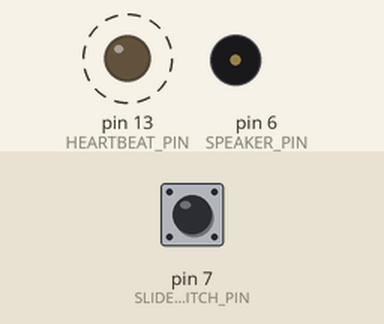
Recording of a sketch running on a simulated Arduino Uno, built with avr-gcc and run on an emulated ATmega328P. Parts: output pins drawn as LEDs (lit = HIGH), buzzer (waves = sounding). Dashed ring = blinking. Inputs (shaded band) come from the test bench; at power-on: pin 7 (SLIDE_SWITCH_PIN) HIGH. EEPROM starts erased.

Above: at 0.5 s.
Timing chart, 0 to 4.6 s (numbered marks = the images above):
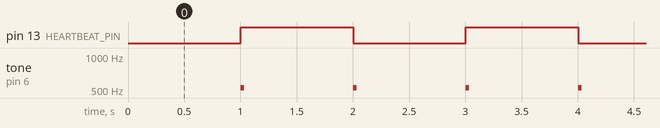

Measured:
- by itself, pin 13 (HEARTBEAT_PIN): alternates HIGH for 1.0 s and LOW for 1.0 s
- by itself, tone on pin 6 (SPEAKER_PIN): alternates 523 Hz for 0.03 s and silent for 0.97 s

The sketch:

Occams_Endpoint_Basecode.ino
```cpp
#include <SparkFun_TB6612.h>
#include <EEPROM.h>
#include "timer.h"
#include "secondsTimer.h"
#include "inttypes.h"

//Music Notes
#define F3  174.61
#define Gb3 185.00
#define G3  196.00
#define Ab3 207.65
#define LA3 220.00
#define Bb3 233.08
#define B3  246.94
#define C4  261.63
#define Db4 277.18
#define D4  293.66
#define Eb4 311.13
#define E4  329.63
#define F4  349.23
#define Gb4 369.99
#define G4  392.00
#define Ab4 415.30
#define LA4 440.00
#define Bb4 466.16
#define B4  493.88
#define C5  523.25

// DURATION OF THE NOTES
#define BPM 120                               // you can change this value changing all the others
#define H 2*Q                                 // half 2/4
#define Q 60000/BPM                           // quarter 1/4
#define E Q/2                                 // eighth 1/8
#define S Q/4                                 // sixteenth 1/16
#define W 4*Q                                 // whole 4*4 [editted comment]

//End of eserra authorship

//Heartbeat Indicator & Speaker & Cutdown
#define HEARTBEAT_PIN 13                      // Digital Pin connected to SCK LED
#define SPEAKER_PIN 6                         // Audible Indicator

// Valve opening wait times in ms
#define VALVE_2_MIN 10
#define VALVE_5_MIN 300

/*
// Motor controller pins
#define MOTOR_PWMA 3                          // PWM speed control
#define MOTOR_AIN1 4                          // A IN 1 motor Direction
#define MOTOR_AIN2 2                          // A IN 2 motor Direction
#define MOTOR_STBY 17                         // Standby pin ON / OFF
#define MOTOR_OFFSET 1

// Valve motor velocities
#define VALVE_MOTOR_OPEN 255
#define VALVE_MOTOR_CLOSE -255
#define VALVE_MOTOR_STOP 0
*/

#define SLIDE_SWITCH_PIN 7                    // Switch to control timer reset/servo movemen
#define JUMPER_PIN 11                         // Shunt JUMPER_PIN pin at MOSI (JUMPER_PIN from gnd or 5V)

// Serial
#define BAUD 9600
#define SERIAL_TIMEOUT 50  // ms

// I2C
#define I2C_SDA 18
#define I2C_SCL 19

// Timing values
#define HEARTBEAT_TIME 1000  // ms
#define CUTDOWN_TIME 20      // sec

// Seconds until automatic termination
// 14,400 = 4 hrs    18,000 = 5 hrs     19,800 = 5.5 hours
#define FAILSAFE_TIME 19800

// Byte-to-Byte command timeout
#define COMMAND_TIMEOUT 10

// EEPROM Addresses
#define EEPROM_FAILSAFE 1  // 2 bytes on addresses 1 to 0, big-endian

// Define valve state enumerator
enum VALVE_STATE { OPEN, CLOSED, OPENING, CLOSING };

// Valve Stuff
VALVE_STATE valveState = CLOSED;              // Valve state ( opened, closed, opening, closing )
unsigned long valveOpenTime;                // Timer equal to the time the valve will begin closing

bool cutdownOn = false;

/*
 * Valve Motor
 *  Offset is a convenient speed multiplier. According to `Motor.drive()` from SparkFun_TB6612.cpp:
 *     speed = speed * Offset;
*/
//Motor valveMotor = Motor(MOTOR_AIN1, MOTOR_AIN2, MOTOR_PWMA, MOTOR_OFFSET, MOTOR_STBY);

// Received Iridium state codes, streamed in via XBEE
const String CODE_RESET =   "ABC";  // Device code to turn on IDLE                 000
const String CODE_CUTDOWN = "DEF";  // Device code to trigger cutdown              001
const String CODE_CUTSEC =  "GHI";  // Device code to trigger secondary cutdown    010
const String CODE_3 =       "JKL";  // Changes with application                    011
const String CODE_4 =       "MNO";  // Changes with application                    100
const String CODE_5 =       "PQR";  // Changes with application                    101
const String CODE_6 =       "STU";  // Changes with application                    110
const String CODE_7 =       "VWX";  // Changes with application                    111

// Stores incoming command
String command = "";

// Timers
Timer heartbeatTimer(millis);
SecondsTimer cutdownTimer(millis);
SecondsTimer valveTimer(millis);
SecondsTimer failsafeTimer(millis);
Timer commandTimeout(millis);

bool valveOpenable = true;


void setup() {
  Serial.begin(BAUD);
  Serial.setTimeout(SERIAL_TIMEOUT);  //Set recieve timeout in milliseconds

  //Initialize GPIO
  pinMode(HEARTBEAT_PIN, OUTPUT);               //Default Low (0)
  pinMode(SPEAKER_PIN, OUTPUT);                 //Default Low (0)

  digitalWrite(SPEAKER_PIN, LOW);
  digitalWrite(HEARTBEAT_PIN, LOW);

  // Initialize timers
  heartbeatTimer.begin();
  valveTimer.begin();
  cutdownTimer.begin();
  commandTimeout.begin();

  int storedTime = 0;
  EEPROM.get(EEPROM_FAILSAFE, storedTime);
  failsafeTimer.begin(storedTime);
}

void loop() {
  // Increment seconds counters if necessary
  cutdownTimer.count();
  failsafeTimer.count();

  // Core function handlers
  handleHeartbeat();
  handleFailsafeTimer();
  handleSerial();
}

/*
 *                  [ Serial Rx ]
 *  <--------------------------------------------->
*/


/* Wait available characters, has a timemout */
bool waitForSerial () {
  commandTimeout.reset();
  while (!Serial.available()) {
    if (commandTimeout > COMMAND_TIMEOUT) {
      return false;
    }
  }
  return true;
}

void handleSerial () {
  if (Serial.available()) {
    command = "";

    while (command.length() < 3) {
      if (!waitForSerial()) return;
      command += (char)Serial.read();
    }

    if (command == CODE_RESET) handleReset();
    else if (command == CODE_CUTDOWN) handleCutdown();
    else if (command == CODE_CUTSEC) handleCutdownSec();
    else if (command == CODE_3) handle3();
    else if (command == CODE_4) handle4();
    else if (command == CODE_5) handle5();
    else if (command == CODE_6) handle6();
    else if (command == CODE_7) handle7();
    else handleIdle();
  }
}

/*
 *                [ Command Handlers ]
 *  <--------------------------------------------->
*/

void handleReset () {
  Serial.write('Y');
}

void handleIdle () {
  Serial.write('Y');
}

void handleCutdown () {
  Serial.write('Y');
}

void handleCutdownSec () {
  Serial.write('Y');
}

void handle3 () {
  Serial.write('Y');
}

void handle4 () {
  Serial.write('Y');
}

void handle5 () {
  Serial.write('Y');
}

void handle6 () {
  Serial.write('Y');
}

void handle7 () {
  Serial.write('Y');
}

/*
 *                [ Status Utils ]
 *  <--------------------------------------------->
*/

// Play a short pip (1/64 of a beat at C 5th octive)
void shortBeep () {
  tone(SPEAKER_PIN, C5, S/4);
}

// Alternates heartbeat LED
void pulse () {
  digitalWrite(HEARTBEAT_PIN, !digitalRead(HEARTBEAT_PIN));
}

// Non-blocking heartbeat handler
void handleHeartbeat () {
  if (heartbeatTimer > 1000) {
    heartbeatTimer.reset();
    pulse();
    shortBeep();
  }
}

// Run a cutdown procedure if time has elapsed
void handleFailsafeTimer () {
  if (failsafeTimer > FAILSAFE_TIME) {
    failsafeTimer.reset();
    // do the deed
  }

  // Redundant two trigger, timer reset
  if( !digitalRead(SLIDE_SWITCH_PIN) && digitalRead(JUMPER_PIN) ){
    failsafeTimer.reset();
    shortBeep();
    shortBeep();
  }

  EEPROM.put(EEPROM_FAILSAFE, failsafeTimer.elapsed());
}

//Warning The following is a blocking function and should be used with caution
void imperialMarch(void){                                     //https://www.youtube.com/watch?v=hNv5sPu0C1E
    //Code adapted from http://pasted.co/e525c1b2 and eserra @ http://www.instructables.com/id/How-to-easily-play-music-with-buzzer-on-arduino-Th/?ALLSTEPS
    //tone(pin, note, duration)
    digitalWrite(SPEAKER_PIN,LOW);
    tone(SPEAKER_PIN,LA3,Q);
    delay(1+Q); //delay duration should always be 1 ms more than the note in order to separate them.
    tone(SPEAKER_PIN,LA3,Q);
    delay(1+Q);
    tone(SPEAKER_PIN,LA3,Q);
    delay(1+Q);
    tone(SPEAKER_PIN,F3,E+S);
    delay(1+E+S);
    tone(SPEAKER_PIN,C4,S);
    delay(1+S);

    tone(SPEAKER_PIN,LA3,Q);
    delay(1+Q);
    tone(SPEAKER_PIN,F3,E+S);
    delay(1+E+S);
    tone(SPEAKER_PIN,C4,S);
    delay(1+S);
    tone(SPEAKER_PIN,LA3,H);
    delay(1+H);

    tone(SPEAKER_PIN,E4,Q);
    delay(1+Q);
    tone(SPEAKER_PIN,E4,Q);
    delay(1+Q);
    tone(SPEAKER_PIN,E4,Q);
    delay(1+Q);
    tone(SPEAKER_PIN,F4,E+S);
    delay(1+E+S);
    tone(SPEAKER_PIN,C4,S);
    delay(1+S);

    tone(SPEAKER_PIN,Ab3,Q);
    delay(1+Q);
    tone(SPEAKER_PIN,F3,E+S);
    delay(1+E+S);
    tone(SPEAKER_PIN,C4,S);
    delay(1+S);
    tone(SPEAKER_PIN,LA3,H);
    delay(1+H);

    tone(SPEAKER_PIN,LA4,Q);
    delay(1+Q);
    tone(SPEAKER_PIN,LA3,E+S);
    delay(1+E+S);
    tone(SPEAKER_PIN,LA3,S);
    delay(1+S);
    tone(SPEAKER_PIN,LA4,Q);
    delay(1+Q);
    tone(SPEAKER_PIN,Ab4,E+S);
    delay(1+E+S);
    tone(SPEAKER_PIN,G4,S);
    delay(1+S);

    tone(SPEAKER_PIN,Gb4,S);
    delay(1+S);
    tone(SPEAKER_PIN,E4,S);
    delay(1+S);
    tone(SPEAKER_PIN,F4,E);
    delay(1+E);
    delay(1+E);//PAUSE
    tone(SPEAKER_PIN,Bb3,E);
    delay(1+E);
    tone(SPEAKER_PIN,Eb4,Q);
    delay(1+Q);
    tone(SPEAKER_PIN,D4,E+S);
    delay(1+E+S);
    tone(SPEAKER_PIN,Db4,S);
    delay(1+S);

    tone(SPEAKER_PIN,C4,S);
    delay(1+S);
    tone(SPEAKER_PIN,B3,S);
    delay(1+S);
    tone(SPEAKER_PIN,C4,E);
    delay(1+E);
    delay(1+E);//PAUSE QUASI FINE RIGA
    tone(SPEAKER_PIN,F3,E);
    delay(1+E);
    tone(SPEAKER_PIN,Ab3,Q);
    delay(1+Q);
    tone(SPEAKER_PIN,F3,E+S);
    delay(1+E+S);
    tone(SPEAKER_PIN,LA3,S);
    delay(1+S);

    tone(SPEAKER_PIN,C4,Q);
    delay(1+Q);
    tone(SPEAKER_PIN,LA3,E+S);
    delay(1+E+S);
    tone(SPEAKER_PIN,C4,S);
    delay(1+S);
    tone(SPEAKER_PIN,E4,H);
    delay(1+H);

    tone(SPEAKER_PIN,LA4,Q);
    delay(1+Q);
    tone(SPEAKER_PIN,LA3,E+S);
    delay(1+E+S);
    tone(SPEAKER_PIN,LA3,S);
    delay(1+S);
    tone(SPEAKER_PIN,LA4,Q);
    delay(1+Q);
    tone(SPEAKER_PIN,Ab4,E+S);
    delay(1+E+S);
    tone(SPEAKER_PIN,G4,S);
    delay(1+S);

    tone(SPEAKER_PIN,Gb4,S);
    delay(1+S);
    tone(SPEAKER_PIN,E4,S);
    delay(1+S);
    tone(SPEAKER_PIN,F4,E);
    delay(1+E);
    delay(1+E);//PAUSE
    tone(SPEAKER_PIN,Bb3,E);
    delay(1+E);
    tone(SPEAKER_PIN,Eb4,Q);
    delay(1+Q);
    tone(SPEAKER_PIN,D4,E+S);
    delay(1+E+S);
    tone(SPEAKER_PIN,Db4,S);
    delay(1+S);

    tone(SPEAKER_PIN,C4,S);
    delay(1+S);
    tone(SPEAKER_PIN,B3,S);
    delay(1+S);
    tone(SPEAKER_PIN,C4,E);
    delay(1+E);
    delay(1+E);//PAUSE QUASI FINE RIGA
    tone(SPEAKER_PIN,F3,E);
    delay(1+E);
    tone(SPEAKER_PIN,Ab3,Q);
    delay(1+Q);
    tone(SPEAKER_PIN,F3,E+S);
    delay(1+E+S);
    tone(SPEAKER_PIN,C4,S);
    delay(1+S);

    tone(SPEAKER_PIN,LA3,Q);
    delay(1+Q);
    tone(SPEAKER_PIN,F3,E+S);
    delay(1+E+S);
    tone(SPEAKER_PIN,C4,S);
    delay(1+S);
    tone(SPEAKER_PIN,LA3,H);
    delay(1+H);

    delay(2*H);
}
```

secondsTimer.cpp
```cpp
#include "secondsTimer.h"
#include "timer.h"

SecondsTimer::SecondsTimer (Timer *millis) {
  millisTimer = millis;
}

SecondsTimer::SecondsTimer ( long unsigned int (*t)() ) {
  millisTimer = new Timer(t);
}

SecondsTimer::~SecondsTimer () {
  delete millisTimer;
}

void SecondsTimer::begin () {
  seconds = 0;
  millisTimer->begin();
}

void SecondsTimer::begin (int start) {
  seconds = start;
  millisTimer->begin();
}

void SecondsTimer::reset () {
  seconds = 0;
  millisTimer->reset();
}

void SecondsTimer::count () {
  if (*millisTimer > 1000) {
    millisTimer->reset();
    seconds += 1;
  }
}

int SecondsTimer::elapsed () {
  return seconds;
}

void SecondsTimer::operator +=(int x) {
  seconds += x;
}

void SecondsTimer::operator -=(int x) {
  seconds -= x;
}

int SecondsTimer::operator ==(int compare) {
  return seconds == compare;
}

int SecondsTimer::operator <(int compare) {
  return seconds < compare;
}

int SecondsTimer::operator >(int compare) {
  return seconds > compare;
}

int SecondsTimer::operator >=(int compare) {
  return seconds >= compare;
}

int SecondsTimer::operator <=(int compare) {
  return seconds <= compare;
}
```

secondsTimer.h
```cpp
#ifndef SECONDS_TIMER_H
#define SECONDS_TIMER_H

#include "timer.h"

class SecondsTimer {
  public:
    SecondsTimer ( long unsigned int (*t)() );
    SecondsTimer (Timer *millis);
    ~SecondsTimer ();
    void begin ();
    void begin (int start);
    void reset ();
    void count ();
    int elapsed ();

    void operator +=(int x);
    void operator -=(int x);
    int operator ==(int compare);
    int operator <(int compare);
    int operator >(int compare);
    int operator >=(int compare);
    int operator <=(int compare);
  private:
    Timer *millisTimer;
    int seconds;
};

#endif
```

timer.cpp
```cpp
#include "timer.h"


Timer::Timer ( long unsigned int (*t)() ) {
  timingFunc = t;
}

void Timer::begin () {
  start = timingFunc();
}

void Timer::begin (int _start) {
  start = _start;
}

void Timer::reset () {
  start = timingFunc();
}

int Timer::elapsed () {
  return timingFunc() - start;
}

void Timer::operator +=(int x) {
  start -= x;
}

void Timer::operator -=(int x) {
  start += x;
}

int Timer::operator ==(int compare) {
  return elapsed() == compare;
}

int Timer::operator <(int compare) {
  return elapsed() < compare;
}

int Timer::operator >(int compare) {
  return elapsed() > compare;
}

int Timer::operator >=(int compare) {
  return elapsed() >= compare;
}

int Timer::operator <=(int compare) {
  return elapsed() <= compare;
}
```

timer.h
```cpp
#ifndef TIMER_H
#define TIMER_H

class Timer {
  public:
    long unsigned int (*timingFunc)();
    Timer ( long unsigned int (*t)() );
    void begin ();
    void begin (int _start);
    void reset ();
    int elapsed ();

    void operator +=(int x);
    void operator -=(int x);
    int operator ==(int compare);
    int operator <(int compare);
    int operator >(int compare);
    int operator >=(int compare);
    int operator <=(int compare);
  private:
    int start;
};

#endif
```
